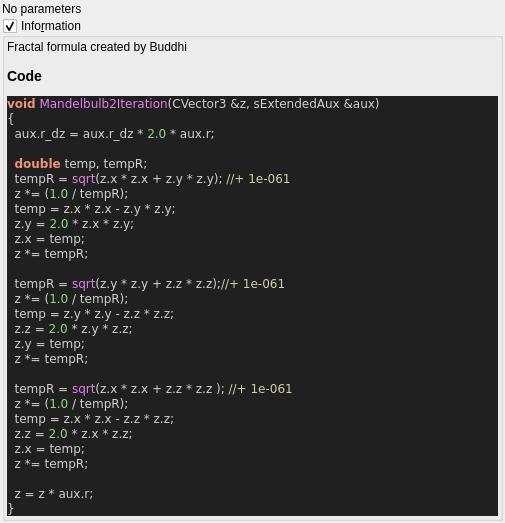
<?xml version="1.0" encoding="UTF-8"?>
<ui version="4.0">
 <class>Form</class>
 <widget class="QWidget" name="Form">
  <property name="geometry">
   <rect>
    <x>0</x>
    <y>0</y>
    <width>505</width>
    <height>469</height>
   </rect>
  </property>
  <property name="windowTitle">
   <string>Form</string>
  </property>
  <layout class="QVBoxLayout" name="verticalLayout">
   <property name="spacing">
    <number>2</number>
   </property>
   <property name="leftMargin">
    <number>2</number>
   </property>
   <property name="topMargin">
    <number>2</number>
   </property>
   <property name="rightMargin">
    <number>2</number>
   </property>
   <property name="bottomMargin">
    <number>2</number>
   </property>
   <item>
    <widget class="QLabel" name="label">
     <property name="text">
      <string>No parameters</string>
     </property>
    </widget>
   </item>
   <item>
    <widget class="MyGroupBox" name="groupCheck_info">
     <property name="title">
      <string>Info&amp;rmation</string>
     </property>
     <property name="flat">
      <bool>false</bool>
     </property>
     <property name="checkable">
      <bool>true</bool>
     </property>
     <layout class="QVBoxLayout" name="verticalLayout_2">
      <property name="spacing">
       <number>2</number>
      </property>
      <property name="leftMargin">
       <number>2</number>
      </property>
      <property name="topMargin">
       <number>2</number>
      </property>
      <property name="rightMargin">
       <number>2</number>
      </property>
      <property name="bottomMargin">
       <number>2</number>
      </property>
      <item>
       <widget class="QLabel" name="label_code_content">
        <property name="text">
         <string>&lt;p&gt;Fractal formula created by Buddhi&lt;/p&gt;&lt;table&gt;
&lt;/table&gt;
&lt;h3&gt;Code&lt;/h3&gt;
&lt;body style=&quot;background-color:#202020&quot;&gt;
&lt;pre style=&quot;color:#d0d0d0; background-color:#202020;  font-family:'Courier New',monospace;&quot;&gt;&lt;span style=&quot;color:#f09479; font-weight:bold&quot;&gt;void&lt;/span&gt; &lt;span style=&quot;color:#e47eed&quot;&gt;Mandelbulb2Iteration&lt;/span&gt;&lt;span style=&quot;color:#d0d0d0&quot;&gt;(&lt;/span&gt;CVector3 &lt;span style=&quot;color:#d0d0d0&quot;&gt;&amp;amp;&lt;/span&gt;z&lt;span style=&quot;color:#d0d0d0&quot;&gt;,&lt;/span&gt; sExtendedAux &lt;span style=&quot;color:#d0d0d0&quot;&gt;&amp;amp;&lt;/span&gt;aux&lt;span style=&quot;color:#d0d0d0&quot;&gt;)&lt;/span&gt;
&lt;span style=&quot;color:#d0d0d0&quot;&gt;{&lt;/span&gt;
  aux&lt;span style=&quot;color:#d0d0d0&quot;&gt;.&lt;/span&gt;r_dz &lt;span style=&quot;color:#d0d0d0&quot;&gt;=&lt;/span&gt; aux&lt;span style=&quot;color:#d0d0d0&quot;&gt;.&lt;/span&gt;r_dz &lt;span style=&quot;color:#d0d0d0&quot;&gt;*&lt;/span&gt; &lt;span style=&quot;color:#87df71&quot;&gt;2.0&lt;/span&gt; &lt;span style=&quot;color:#d0d0d0&quot;&gt;*&lt;/span&gt; aux&lt;span style=&quot;color:#d0d0d0&quot;&gt;.&lt;/span&gt;r&lt;span style=&quot;color:#d0d0d0&quot;&gt;;&lt;/span&gt;

  &lt;span style=&quot;color:#f09479; font-weight:bold&quot;&gt;double&lt;/span&gt; temp&lt;span style=&quot;color:#d0d0d0&quot;&gt;,&lt;/span&gt; tempR&lt;span style=&quot;color:#d0d0d0&quot;&gt;;&lt;/span&gt;
  tempR &lt;span style=&quot;color:#d0d0d0&quot;&gt;=&lt;/span&gt; &lt;span style=&quot;color:#e47eed&quot;&gt;sqrt&lt;/span&gt;&lt;span style=&quot;color:#d0d0d0&quot;&gt;(&lt;/span&gt;z&lt;span style=&quot;color:#d0d0d0&quot;&gt;.&lt;/span&gt;x &lt;span style=&quot;color:#d0d0d0&quot;&gt;*&lt;/span&gt; z&lt;span style=&quot;color:#d0d0d0&quot;&gt;.&lt;/span&gt;x &lt;span style=&quot;color:#d0d0d0&quot;&gt;+&lt;/span&gt; z&lt;span style=&quot;color:#d0d0d0&quot;&gt;.&lt;/span&gt;y &lt;span style=&quot;color:#d0d0d0&quot;&gt;*&lt;/span&gt; z&lt;span style=&quot;color:#d0d0d0&quot;&gt;.&lt;/span&gt;y&lt;span style=&quot;color:#d0d0d0&quot;&gt;);&lt;/span&gt; &lt;span style=&quot;color:#d0d0a0&quot;&gt;//+ 1e-061&lt;/span&gt;
  z &lt;span style=&quot;color:#d0d0d0&quot;&gt;*= (&lt;/span&gt;&lt;span style=&quot;color:#87df71&quot;&gt;1.0&lt;/span&gt; &lt;span style=&quot;color:#d0d0d0&quot;&gt;/&lt;/span&gt; tempR&lt;span style=&quot;color:#d0d0d0&quot;&gt;);&lt;/span&gt;
  temp &lt;span style=&quot;color:#d0d0d0&quot;&gt;=&lt;/span&gt; z&lt;span style=&quot;color:#d0d0d0&quot;&gt;.&lt;/span&gt;x &lt;span style=&quot;color:#d0d0d0&quot;&gt;*&lt;/span&gt; z&lt;span style=&quot;color:#d0d0d0&quot;&gt;.&lt;/span&gt;x &lt;span style=&quot;color:#d0d0d0&quot;&gt;-&lt;/span&gt; z&lt;span style=&quot;color:#d0d0d0&quot;&gt;.&lt;/span&gt;y &lt;span style=&quot;color:#d0d0d0&quot;&gt;*&lt;/span&gt; z&lt;span style=&quot;color:#d0d0d0&quot;&gt;.&lt;/span&gt;y&lt;span style=&quot;color:#d0d0d0&quot;&gt;;&lt;/span&gt;
  z&lt;span style=&quot;color:#d0d0d0&quot;&gt;.&lt;/span&gt;y &lt;span style=&quot;color:#d0d0d0&quot;&gt;=&lt;/span&gt; &lt;span style=&quot;color:#87df71&quot;&gt;2.0&lt;/span&gt; &lt;span style=&quot;color:#d0d0d0&quot;&gt;*&lt;/span&gt; z&lt;span style=&quot;color:#d0d0d0&quot;&gt;.&lt;/span&gt;x &lt;span style=&quot;color:#d0d0d0&quot;&gt;*&lt;/span&gt; z&lt;span style=&quot;color:#d0d0d0&quot;&gt;.&lt;/span&gt;y&lt;span style=&quot;color:#d0d0d0&quot;&gt;;&lt;/span&gt;
  z&lt;span style=&quot;color:#d0d0d0&quot;&gt;.&lt;/span&gt;x &lt;span style=&quot;color:#d0d0d0&quot;&gt;=&lt;/span&gt; temp&lt;span style=&quot;color:#d0d0d0&quot;&gt;;&lt;/span&gt;
  z &lt;span style=&quot;color:#d0d0d0&quot;&gt;*=&lt;/span&gt; tempR&lt;span style=&quot;color:#d0d0d0&quot;&gt;;&lt;/span&gt;

  tempR &lt;span style=&quot;color:#d0d0d0&quot;&gt;=&lt;/span&gt; &lt;span style=&quot;color:#e47eed&quot;&gt;sqrt&lt;/span&gt;&lt;span style=&quot;color:#d0d0d0&quot;&gt;(&lt;/span&gt;z&lt;span style=&quot;color:#d0d0d0&quot;&gt;.&lt;/span&gt;y &lt;span style=&quot;color:#d0d0d0&quot;&gt;*&lt;/span&gt; z&lt;span style=&quot;color:#d0d0d0&quot;&gt;.&lt;/span&gt;y &lt;span style=&quot;color:#d0d0d0&quot;&gt;+&lt;/span&gt; z&lt;span style=&quot;color:#d0d0d0&quot;&gt;.&lt;/span&gt;z &lt;span style=&quot;color:#d0d0d0&quot;&gt;*&lt;/span&gt; z&lt;span style=&quot;color:#d0d0d0&quot;&gt;.&lt;/span&gt;z&lt;span style=&quot;color:#d0d0d0&quot;&gt;);&lt;/span&gt;&lt;span style=&quot;color:#d0d0a0&quot;&gt;//+ 1e-061&lt;/span&gt;
  z &lt;span style=&quot;color:#d0d0d0&quot;&gt;*= (&lt;/span&gt;&lt;span style=&quot;color:#87df71&quot;&gt;1.0&lt;/span&gt; &lt;span style=&quot;color:#d0d0d0&quot;&gt;/&lt;/span&gt; tempR&lt;span style=&quot;color:#d0d0d0&quot;&gt;);&lt;/span&gt;
  temp &lt;span style=&quot;color:#d0d0d0&quot;&gt;=&lt;/span&gt; z&lt;span style=&quot;color:#d0d0d0&quot;&gt;.&lt;/span&gt;y &lt;span style=&quot;color:#d0d0d0&quot;&gt;*&lt;/span&gt; z&lt;span style=&quot;color:#d0d0d0&quot;&gt;.&lt;/span&gt;y &lt;span style=&quot;color:#d0d0d0&quot;&gt;-&lt;/span&gt; z&lt;span style=&quot;color:#d0d0d0&quot;&gt;.&lt;/span&gt;z &lt;span style=&quot;color:#d0d0d0&quot;&gt;*&lt;/span&gt; z&lt;span style=&quot;color:#d0d0d0&quot;&gt;.&lt;/span&gt;z&lt;span style=&quot;color:#d0d0d0&quot;&gt;;&lt;/span&gt;
  z&lt;span style=&quot;color:#d0d0d0&quot;&gt;.&lt;/span&gt;z &lt;span style=&quot;color:#d0d0d0&quot;&gt;=&lt;/span&gt; &lt;span style=&quot;color:#87df71&quot;&gt;2.0&lt;/span&gt; &lt;span style=&quot;color:#d0d0d0&quot;&gt;*&lt;/span&gt; z&lt;span style=&quot;color:#d0d0d0&quot;&gt;.&lt;/span&gt;y &lt;span style=&quot;color:#d0d0d0&quot;&gt;*&lt;/span&gt; z&lt;span style=&quot;color:#d0d0d0&quot;&gt;.&lt;/span&gt;z&lt;span style=&quot;color:#d0d0d0&quot;&gt;;&lt;/span&gt;
  z&lt;span style=&quot;color:#d0d0d0&quot;&gt;.&lt;/span&gt;y &lt;span style=&quot;color:#d0d0d0&quot;&gt;=&lt;/span&gt; temp&lt;span style=&quot;color:#d0d0d0&quot;&gt;;&lt;/span&gt;
  z &lt;span style=&quot;color:#d0d0d0&quot;&gt;*=&lt;/span&gt; tempR&lt;span style=&quot;color:#d0d0d0&quot;&gt;;&lt;/span&gt;

  tempR &lt;span style=&quot;color:#d0d0d0&quot;&gt;=&lt;/span&gt; &lt;span style=&quot;color:#e47eed&quot;&gt;sqrt&lt;/span&gt;&lt;span style=&quot;color:#d0d0d0&quot;&gt;(&lt;/span&gt;z&lt;span style=&quot;color:#d0d0d0&quot;&gt;.&lt;/span&gt;x &lt;span style=&quot;color:#d0d0d0&quot;&gt;*&lt;/span&gt; z&lt;span style=&quot;color:#d0d0d0&quot;&gt;.&lt;/span&gt;x &lt;span style=&quot;color:#d0d0d0&quot;&gt;+&lt;/span&gt; z&lt;span style=&quot;color:#d0d0d0&quot;&gt;.&lt;/span&gt;z &lt;span style=&quot;color:#d0d0d0&quot;&gt;*&lt;/span&gt; z&lt;span style=&quot;color:#d0d0d0&quot;&gt;.&lt;/span&gt;z &lt;span style=&quot;color:#d0d0d0&quot;&gt;);&lt;/span&gt; &lt;span style=&quot;color:#d0d0a0&quot;&gt;//+ 1e-061&lt;/span&gt;
  z &lt;span style=&quot;color:#d0d0d0&quot;&gt;*= (&lt;/span&gt;&lt;span style=&quot;color:#87df71&quot;&gt;1.0&lt;/span&gt; &lt;span style=&quot;color:#d0d0d0&quot;&gt;/&lt;/span&gt; tempR&lt;span style=&quot;color:#d0d0d0&quot;&gt;);&lt;/span&gt;
  temp &lt;span style=&quot;color:#d0d0d0&quot;&gt;=&lt;/span&gt; z&lt;span style=&quot;color:#d0d0d0&quot;&gt;.&lt;/span&gt;x &lt;span style=&quot;color:#d0d0d0&quot;&gt;*&lt;/span&gt; z&lt;span style=&quot;color:#d0d0d0&quot;&gt;.&lt;/span&gt;x &lt;span style=&quot;color:#d0d0d0&quot;&gt;-&lt;/span&gt; z&lt;span style=&quot;color:#d0d0d0&quot;&gt;.&lt;/span&gt;z &lt;span style=&quot;color:#d0d0d0&quot;&gt;*&lt;/span&gt; z&lt;span style=&quot;color:#d0d0d0&quot;&gt;.&lt;/span&gt;z&lt;span style=&quot;color:#d0d0d0&quot;&gt;;&lt;/span&gt;
  z&lt;span style=&quot;color:#d0d0d0&quot;&gt;.&lt;/span&gt;z &lt;span style=&quot;color:#d0d0d0&quot;&gt;=&lt;/span&gt; &lt;span style=&quot;color:#87df71&quot;&gt;2.0&lt;/span&gt; &lt;span style=&quot;color:#d0d0d0&quot;&gt;*&lt;/span&gt; z&lt;span style=&quot;color:#d0d0d0&quot;&gt;.&lt;/span&gt;x &lt;span style=&quot;color:#d0d0d0&quot;&gt;*&lt;/span&gt; z&lt;span style=&quot;color:#d0d0d0&quot;&gt;.&lt;/span&gt;z&lt;span style=&quot;color:#d0d0d0&quot;&gt;;&lt;/span&gt;
  z&lt;span style=&quot;color:#d0d0d0&quot;&gt;.&lt;/span&gt;x &lt;span style=&quot;color:#d0d0d0&quot;&gt;=&lt;/span&gt; temp&lt;span style=&quot;color:#d0d0d0&quot;&gt;;&lt;/span&gt;
  z &lt;span style=&quot;color:#d0d0d0&quot;&gt;*=&lt;/span&gt; tempR&lt;span style=&quot;color:#d0d0d0&quot;&gt;;&lt;/span&gt;

  z &lt;span style=&quot;color:#d0d0d0&quot;&gt;=&lt;/span&gt; z &lt;span style=&quot;color:#d0d0d0&quot;&gt;*&lt;/span&gt; aux&lt;span style=&quot;color:#d0d0d0&quot;&gt;.&lt;/span&gt;r&lt;span style=&quot;color:#d0d0d0&quot;&gt;;&lt;/span&gt;
&lt;span style=&quot;color:#d0d0d0&quot;&gt;}&lt;/span&gt;
&lt;/pre&gt;
&lt;/body&gt;</string>
        </property>
        <property name="wordWrap">
         <bool>true</bool>
        </property>
        <property name="openExternalLinks">
         <bool>true</bool>
        </property>
        <property name="textInteractionFlags">
         <set>Qt::LinksAccessibleByMouse|Qt::TextSelectableByMouse</set>
        </property>
       </widget>
      </item>
     </layout>
    </widget>
   </item>
   <item>
    <spacer name="verticalSpacer">
     <property name="orientation">
      <enum>Qt::Vertical</enum>
     </property>
     <property name="sizeHint" stdset="0">
      <size>
       <width>20</width>
       <height>40</height>
      </size>
     </property>
    </spacer>
   </item>
  </layout>
 </widget>
 <customwidgets>
  <customwidget>
   <class>MyGroupBox</class>
   <extends>QGroupBox</extends>
   <header>my_group_box.h</header>
   <container>1</container>
  </customwidget>
 </customwidgets>
 <resources/>
 <connections/>
</ui>
